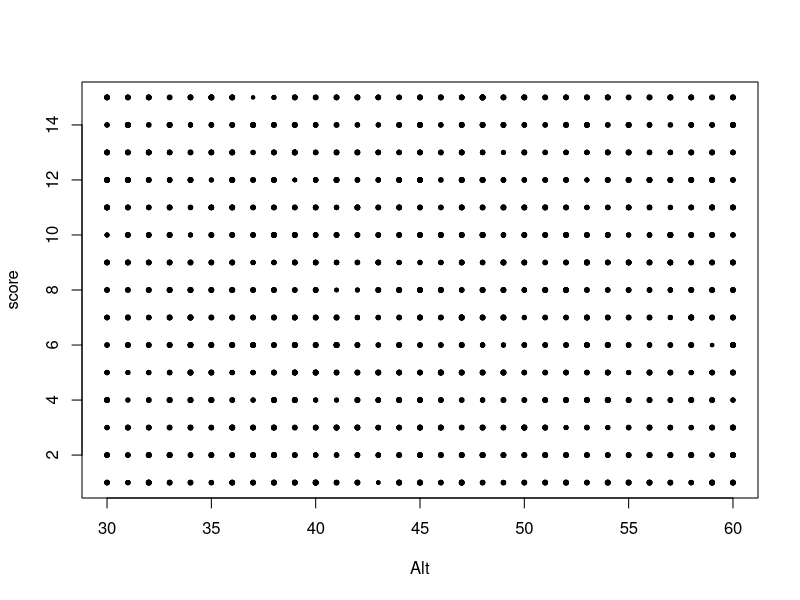
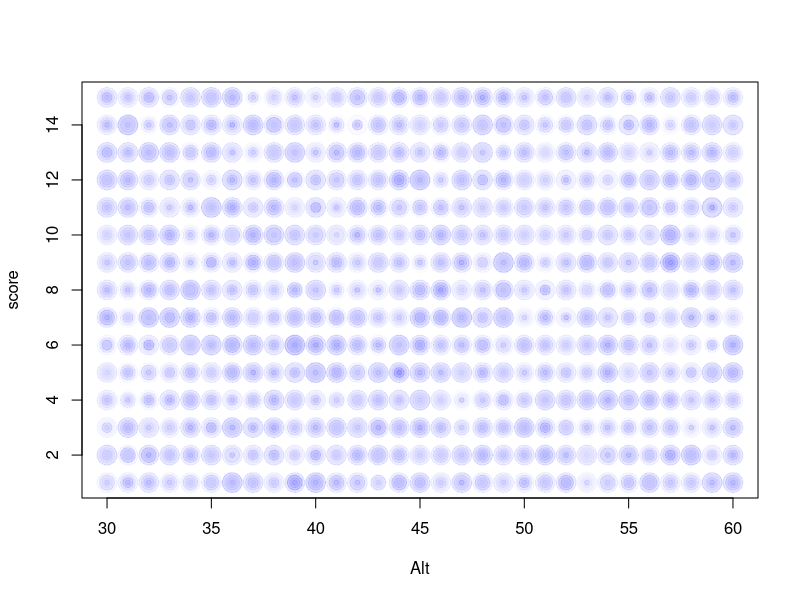
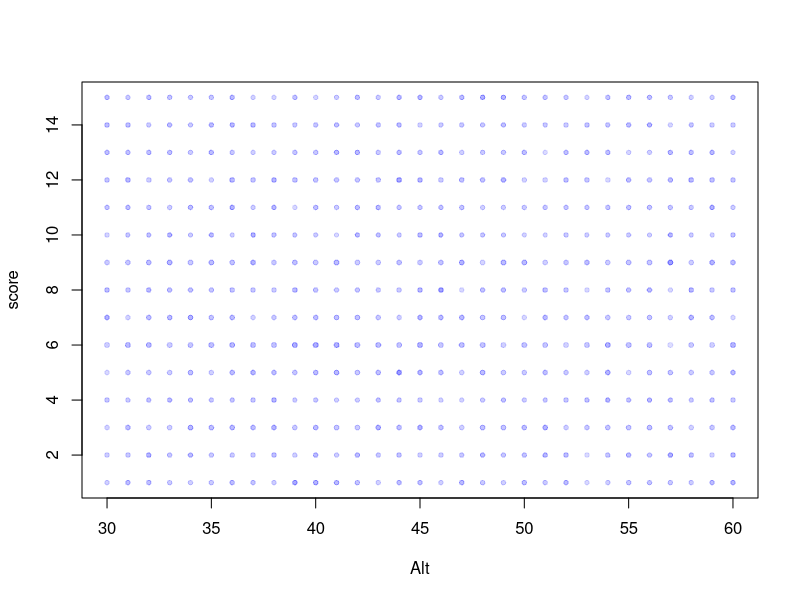

Write R code to recreate these figures, in order.
# Erstellung Graphik mit Steuerung der Größe/Farbe
# Einführung in dei Datenanlyse mit R
# Jan-Philipp Kolb
# Wed Apr 15 13:01:12 2015



#-------------------------------------------#
# Datensatz erzeugen
#-------------------------------------------#

N <- 10000
score <- sample(1:15,N,replace=T)

Alt <- sample(30:60,N,replace=T)
Hfk <- runif(N)


#-------------------------------------------#
# Graphik erstellen
#-------------------------------------------#


plot(Alt,score,pch=20,cex=Hfk)

Hfk2 <- cut(Hfk,4,labels=F)

plot(Alt,score,pch=20,cex=Hfk2,col=rgb(0,0,1,.01))


tabscore <-table(score)

ind <-match(score,names(tabscore))

Hfk3 <- tabscore[ind]

Gr <- Hfk3/max(Hfk3)

plot(Alt,score,pch=20,cex=Gr,col=rgb(0,0,1,.01))

#-------------------------------------------#
# Veranschaulichung Funktion match
#-------------------------------------------#

a <- 1:5

b <- c(3,2)

match(b,a)
